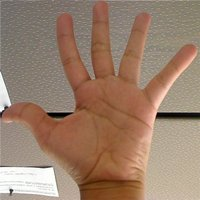
//> input picture CppImageProcessing/images/Back_Projection_Theory0.jpg, 200 x 200 px
$ ./histogram_calculation ../images/Back_Projection_Theory0.jpg   (built with g++ and OpenCV 4)
//> lines starting //> are read from the running program, lines starting //| are printed output that depends on the picture
/**
 * @brief Goal
 * In this tutorial will learn how to:
 * ---- Use the OpenCV function cv::split to divide
 *      an image into its correspondent planes.
 *
 * ---- To calculate histograms of arrays of images by using
 *      the OpenCV function cv::calcHist
 *
 * ---- To normalize an array by using the function cv::normalize
 *
 * @file histogram_calculation.cpp
 * @author Wei Li (weili_yzzcq@163.com)
 * @date 2023-05-04
 * @version OpenCV 4.7 examples
 *
 */

#include <iostream>
#include <vector>

#include <opencv2/core.hpp>
#include <opencv2/imgproc.hpp>
#include <opencv2/imgcodecs.hpp>
#include <opencv2/highgui.hpp>
#include <opencv2/core/utils/logger.hpp>

/**
 * @brief main function
 *
 * 1. Loads an image
 * 2. Splits the image into its R, G and B planes using the function cv::split
 * 3. Calculate the Histogram of each 1-channel plane
 *    by calling the function cv::calcHist
 * 4. Plot the three histograms in a window
 */
int main(int argc, char const **argv)
{
    cv::utils::logging::setLogLevel(
        cv::utils::logging::LogLevel::LOG_LEVEL_ERROR);
    /* ------------------------------------------
        Brief how-to for this program
    ------------------------------------------ */
    cv::CommandLineParser parser(argc, argv,
                                 "{@image | lena.jpg | input image name}");
    std::string filename = parser.get<std::string>(0);
    cv::Mat src = cv::imread(cv::samples::findFile(filename),
                             cv::IMREAD_COLOR);
//> src is the input picture: 200 rows x 200 cols, CV_8UC3; mean B, G, R 107.8, 127.1, 154.3
    if (src.empty())
    {
        std::cout << "Cannot read image: " << filename << std::endl;
        std::cout << "Usage: " << argv[0] << " <Input image>" << std::endl;
        return -1;
    }

    std::vector<cv::Mat> bgr_planes;
    cv::split(src, bgr_planes);
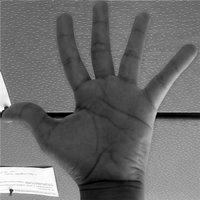
//> bgr_planes[0]: 200 rows x 200 cols, CV_8UC1; min 0, max 255, mean 107.8
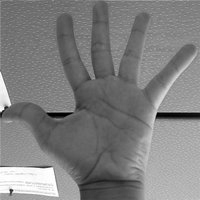
//> bgr_planes[1]: 200 rows x 200 cols, CV_8UC1; min 0, max 255, mean 127.1
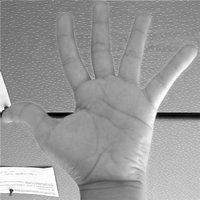
//> bgr_planes[2]: 200 rows x 200 cols, CV_8UC1; min 0, max 255, mean 154.3

    /* ------------------------ */
    int histSize = 256;
    float range[] = {0, 256}; /* the upper boundary is exclusive */
    const float *histRange[] = {range};

    bool uniform = true;
    bool accumulate = false;

    cv::Mat b_hist, g_hist, r_hist;
    cv::calcHist(&bgr_planes[0], 1, 0, cv::Mat(), b_hist, 1,
                 &histSize, histRange, uniform, accumulate);
//> b_hist = 256 values, max 621 at index 110, min 1 at index 199, mean 156.2
    cv::calcHist(&bgr_planes[1], 1, 0, cv::Mat(), g_hist, 1,
                 &histSize, histRange, uniform, accumulate);
//> g_hist = 256 values, max 635 at index 99, min 0 at index 23, mean 156.2
    cv::calcHist(&bgr_planes[2], 1, 0, cv::Mat(), r_hist, 1,
                 &histSize, histRange, uniform, accumulate);
//> r_hist = 256 values, max 895 at index 151, min 0 at index 2, mean 156.2

    int hist_w = 512, hist_h = 400;
    int bin_w = cvRound((double)hist_w / histSize);

    cv::Mat histImage(hist_h, hist_w, CV_8UC3, cv::Scalar(0, 0, 0));

    cv::normalize(b_hist, b_hist, 0, histImage.rows,
                  cv::NORM_MINMAX, -1, cv::Mat());
//> b_hist = 256 values, max 400 at index 110, min 0 at index 199, mean 100.2
    cv::normalize(g_hist, g_hist, 0, histImage.rows,
                  cv::NORM_MINMAX, -1, cv::Mat());
//> g_hist = 256 values, max 400 at index 99, min 0 at index 23, mean 98.43
    cv::normalize(r_hist, r_hist, 0, histImage.rows,
                  cv::NORM_MINMAX, -1, cv::Mat());
//> r_hist = 256 values, max 400 at index 151, min 0 at index 2, mean 69.83

    for (int i = 1; i < histSize; ++i)
    {
        cv::line(histImage,
                 cv::Point(bin_w * (i - 1),
                           hist_h - cvRound(b_hist.at<float>(i - 1))),
                 cv::Point(bin_w * (i), hist_h - cvRound(b_hist.at<float>(i))),
                 cv::Scalar(255, 0, 0), 2, 8, 0);

        cv::line(histImage,
                 cv::Point(bin_w * (i - 1),
                           hist_h - cvRound(g_hist.at<float>(i - 1))),
                 cv::Point(bin_w * (i), hist_h - cvRound(g_hist.at<float>(i))),
                 cv::Scalar(0, 255, 0), 2, 8, 0);

        cv::line(histImage,
                 cv::Point(bin_w * (i - 1),
                           hist_h - cvRound(r_hist.at<float>(i - 1))),
                 cv::Point(bin_w * (i), hist_h - cvRound(r_hist.at<float>(i))),
                 cv::Scalar(0, 0, 255), 2, 8, 0);
    }
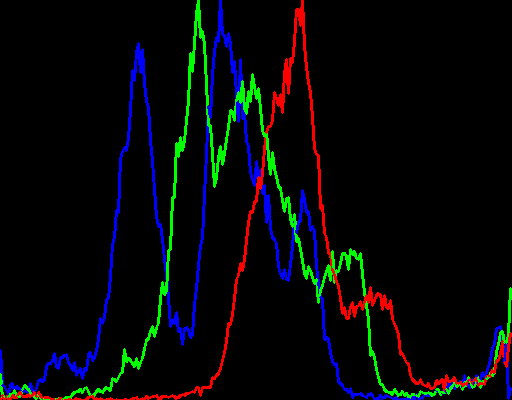
//> histImage: 400 rows x 512 cols, CV_8UC3; mean B, G, R 8.4, 7, 5.5

    int const offset = 200;
    const char *window_src = "source image";
    const char *window_dst = "calcHist for Image";
    cv::imshow(window_src, src);
    cv::moveWindow(window_src, offset, offset);
    cv::imshow(window_dst, histImage );
    cv::moveWindow(window_dst, src.cols + offset, offset);

    cv::waitKey();
    cv::destroyAllWindows();

    return EXIT_SUCCESS;
}

$ run again, on CppImageProcessing/images/Histogram_Comparison_1.jpg
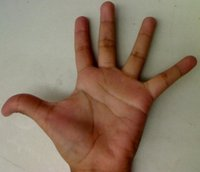
//> input picture CppImageProcessing/images/Histogram_Comparison_1.jpg, 200 x 172 px
//> src is the input picture: 172 rows x 200 cols, CV_8UC3; mean B, G, R 101.1, 120.5, 140.6
//> `cv::split(src, bgr_planes);`:
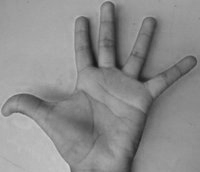
//> bgr_planes[2]: 172 rows x 200 cols, CV_8UC1; min 23, max 209, mean 140.6
//> `cv::calcHist(&bgr_planes[0], 1, 0, cv::Mat(), b_hist, 1, &histSize, hi..`: b_hist = 256 values, max 1006 at index 154, min 0 at index 177, mean 134.4
//> `cv::calcHist(&bgr_planes[1], 1, 0, cv::Mat(), g_hist, 1, &histSize, hi..`: g_hist = 256 values, max 854 at index 168, min 0 at index 192, mean 134.4
//> `cv::calcHist(&bgr_planes[2], 1, 0, cv::Mat(), r_hist, 1, &histSize, hi..`: r_hist = 256 values, max 736 at index 166, min 0 at index 0, mean 134.4
//> `cv::normalize(b_hist, b_hist, 0, histImage.rows, cv::NORM_MINMAX, -1, ..`: b_hist = 256 values, max 400 at index 154, min 0 at index 177, mean 53.43
//> `cv::normalize(g_hist, g_hist, 0, histImage.rows, cv::NORM_MINMAX, -1, ..`: g_hist = 256 values, max 400 at index 168, min 0 at index 192, mean 62.94
//> `cv::normalize(r_hist, r_hist, 0, histImage.rows, cv::NORM_MINMAX, -1, ..`: r_hist = 256 values, max 400 at index 166, min 0 at index 0, mean 73.03
//> after the loop `for (int i = 1; i < histSize; ++i)`:
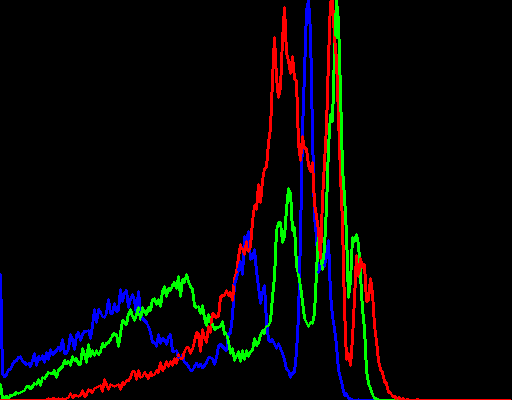
//> histImage: 400 rows x 512 cols, CV_8UC3; mean B, G, R 6.3, 6.8, 7.8
